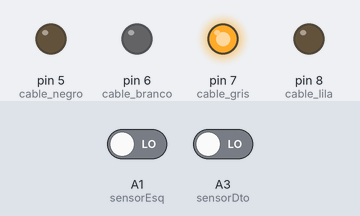
The sketch below on a simulated Arduino Uno, built with avr-gcc and run on an emulated ATmega328P. Parts: output pins drawn as LEDs (lit = HIGH). Dashed ring = blinking. The inputs (shaded band) are chosen by the test bench; at power-on: A1 (sensorEsq) LOW, A3 (sensorDto) LOW.

Above: at 1.2 s.
1.3 s: A1 (sensorEsq) driven HIGH
At 1.45 s:
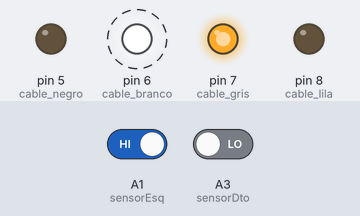
4.3 s: A3 (sensorDto) driven HIGH
At 4.85 s:
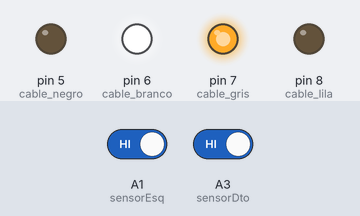
7.3 s: A3 (sensorDto) driven LOW
At 7.85 s:
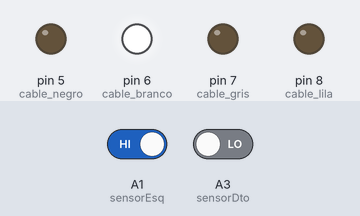
Timing chart, 0 to 16.3 s (numbered marks = the images above; inputs shaded):
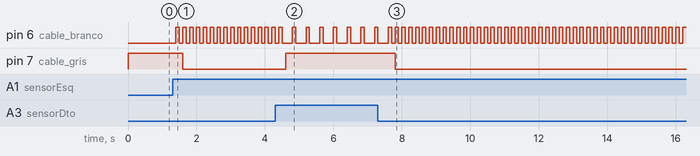

Measured:
- after the input at 1.3 s, pin 6 (cable_branco): alternates HIGH for 0.10 s and LOW for 0.10 s, starting after 0.10 s; pin 7 (cable_gris): HIGH → LOW after 0.30 s
- after the input at 4.3 s, pin 7 (cable_gris): LOW → HIGH after 0.30 s
- after the input at 7.3 s, pin 7 (cable_gris): HIGH → LOW after 0.50 s

The sketch:

seguidor.ino
```cpp
int controlxiro=0;  // Se é 1 xirar á dereita, se é 0 xirar á esquerda
int sensorEsq=A1;  //Cable amarelo a A1 motor Dto
int sensorDto=A3; //Cable vermello a A3 motor Esq
int r=100; //variable para indicar o retardo na velocidade dos motores

 void setup(){

  //motor Esq
 pinMode(5,OUTPUT);  //cable negro
 pinMode(6,OUTPUT);  //cable branco

  //motor Dto
 pinMode(7,OUTPUT); //cable gris
 pinMode(8,OUTPUT); // cable lila

 //Sensores
 pinMode(sensorEsq,INPUT); //cable vermello
 pinMode(sensorDto,INPUT); //cable amarelo

}

void adiante(){
                   //Motor Esq
 digitalWrite(5,LOW);
 digitalWrite(6,HIGH); delay(r); digitalWrite(6, LOW); delay(r);

                   //Motor Dto
 digitalWrite(7,HIGH); delay(r);digitalWrite(10, LOW);delay(r);
 digitalWrite(8,LOW);

 }

void xiroDta(){

                  //Motor Esq
 digitalWrite(5,LOW);
 digitalWrite(6,HIGH);delay(r);digitalWrite(6, LOW); delay(r);

                  //Motor Dto
 digitalWrite(7,LOW);
 digitalWrite(8,LOW);
}

void xiroEsq(){
                   //Motor Equ
 digitalWrite(5,LOW);
 digitalWrite(6,LOW);

                  //Motor Dto
 digitalWrite(7,HIGH);delay(r);digitalWrite(10, LOW);delay(r);
 digitalWrite(8,LOW);

 }

void loop() {


sensorDto=digitalRead(A1);  //motor Dto
sensorEsq=digitalRead(A3);  //motor Esq

   if(sensorEsq == 1 && sensorDto == 1){ //Os dous estan sobre liña negra
      adiante();
                                      }
      else if(sensorEsq==0 && sensorDto==1){  //O sensorEsq le zona branca e o sensorDto sobre a liña negra
         xiroDta();
         controlxiro = 1 ;
                                      }
     else if(sensorEsq==1 && sensorDto==0){  //O sensorEsq sobre liña negra e o sensorDto sobre zona branca
           xiroEsq();
           controlxiro = 0 ;
                                        }

  else{
      if(controlxiro==0){
         xiroEsq();
                         }
   else if (controlxiro==1){
     xiroDta();
                              }
                                      }
           }
```
